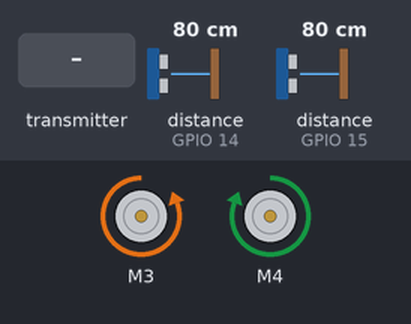
A sketch run on a simulated ESP32. Parts: 2 × DC motor (green arrow = forward, orange = backward, longer = faster). Inputs (shaded band) come from the test bench; at power-on: distance to the obstacle (sensors on GPIO 14, GPIO 15) 80 cm. The echo pulse lasts 58.3 µs per cm; WiFi joins after 1.5 s; servers stay silent unless stated; what the sketch prints to the serial monitor is not drawn.

Above: at 4.0 s.
4.1 s: distance to the obstacle (sensor on GPIO 14) set to 11 cm
5.6 s: distance to the obstacle (sensor on GPIO 14) set to 8 cm
At 5.86 s:
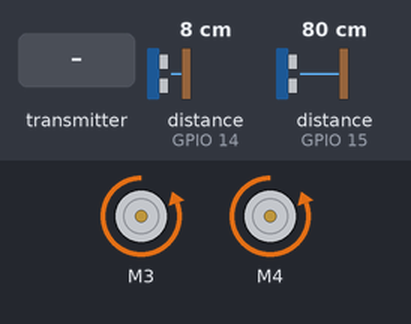
8.6 s: the transmitter starts sending xAxis = 1024
11.6 s: the transmitter starts sending buttonPressed = 1
14.6 s: the transmitter starts sending buttonPressed = 0
17.6 s: distance to the obstacle (sensor on GPIO 14) set to 120 cm
At 18.4 s:
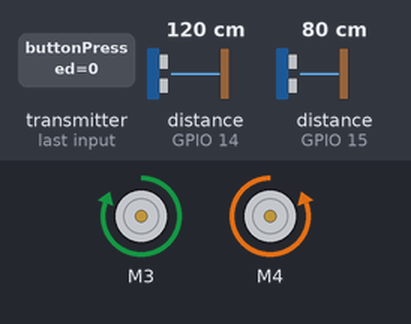
Timing chart, 0 to 20.1 s (numbered marks = the images above; inputs shaded):
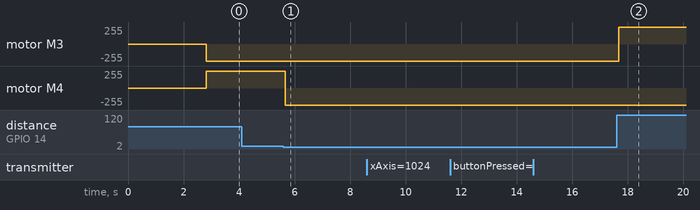

Measured:
- the behaviour switches between 10 and 9 cm on distance to the obstacle (sensor on GPIO 14) (found by bisection; images 0 and 1)
- after the input at 5.6 s, motor M4: forward 255/255 → backward 255/255 after 0.06 s

The sketch:

brokenreceiver.ino
```cpp
/* ---Robo auto--- */
#define BLYNK_TEMPLATE_ID "TMPL4NzoU4s43"
#define BLYNK_TEMPLATE_NAME "ESP32"
#define BLYNK_AUTH_TOKEN "3hW-dEq28Qg57_uU71O1HZcI8uYFTCmC"

#include <WiFi.h>
#include <Adafruit_MotorShield.h>
#include <Wire.h>
#include <BlynkSimpleEsp32.h>
#include <NewPing.h>
#include <esp_now.h>

// Rakenne tietojen vastaanottamiseen
typedef struct struct_message {
  int xAxis;
  int yAxis;
  bool buttonPressed;
} struct_message;

// Muuttuja saapuville tiedoille
struct_message incomingData;

#define FORWARD 1
#define BACKWARD 2
#define LEFT 3
#define RIGHT 4
#define STOP 5

// WiFi-tiedot
const char* ssid = "TVT-WLAN";
const char* password = "salasana";

// Blynk-tunnukset
char auth[] = "3hW-dEq28Qg57_uU71O1HZcI8uYFTCmC";
char server[] = "blynk-cloud.com";
#define BLYNK_PRINT Serial

// Moottorisuoja ja moottorien määrittely
Adafruit_MotorShield AFMS = Adafruit_MotorShield();
Adafruit_DCMotor* myMotor1;
Adafruit_DCMotor* myMotor2;

int speed = 255;

// Ultraäänisensorien pinnit ja maksimietäisyys
#define FRONT_TRIGGER_PIN 32
#define FRONT_ECHO_PIN 14
#define BACK_TRIGGER_PIN 33
#define BACK_ECHO_PIN 15
#define MAX_DISTANCE 200

NewPing frontSonar(FRONT_TRIGGER_PIN, FRONT_ECHO_PIN, MAX_DISTANCE);
NewPing backSonar(BACK_TRIGGER_PIN, BACK_ECHO_PIN, MAX_DISTANCE);

unsigned long previousUltrasonicMillis = 0;
const long ultrasonicInterval = 100;

// Funktio datan vastaanottamiseksi ESP-NOW:n kautta
void OnDataRecv(const esp_now_recv_info *recv_info, const uint8_t *data, int len) {
  memcpy(&incomingData, data, sizeof(incomingData));
  Serial.print("Bytes received: ");
  Serial.println(len);
  Serial.print("xAxis: ");
  Serial.println(incomingData.xAxis);
  Serial.print("yAxis: ");
  Serial.println(incomingData.yAxis);
  Serial.print("Button pressed: ");
  Serial.println(incomingData.buttonPressed);
}

void setup() {
    Serial.begin(115200);

    delay(1000);

    // Blynk-yhteyden aloitus
    Blynk.begin(auth, ssid, password);

    // Moottorisuoja-asetukset
    Serial.println("Setting up Motor Shield");
    AFMS.begin();
    myMotor1 = AFMS.getMotor(3);
    myMotor2 = AFMS.getMotor(4);
    myMotor1->setSpeed(speed);
    myMotor2->setSpeed(speed);

    // Moottorien pysäytys aluksi
    stopMotors();

    // WiFi-asetukset
    WiFi.mode(WIFI_STA);

    // ESP-NOW:n alustus
    if (esp_now_init() != ESP_OK) {
        Serial.println("Error initializing ESP-NOW");
        return;
    }

    // Datan vastaanotto callback-funktion rekisteröinti
    esp_now_register_recv_cb(OnDataRecv);
}

void loop() {
    unsigned long currentMillis = millis();

    // Ultraäänisensorin etäisyyden mittaus tietyin väliajoin
    if (currentMillis - previousUltrasonicMillis >= ultrasonicInterval) {
        previousUltrasonicMillis = currentMillis;

        unsigned int frontDistance = frontSonar.ping_cm();
        unsigned int backDistance = backSonar.ping_cm();

        if (frontDistance > 0 && frontDistance < 10) {
            moveBackwardShort();
        } else if (backDistance > 0 && backDistance < 10) {
            moveForwardShort();
        }
    }
    // Käsitellään joystickin tiedot
    processJoystickData();
}

// Blynk-widgetien käsittelyt
BLYNK_WRITE(V0) {
    speed = param.asInt();
    myMotor1->setSpeed(speed);
    myMotor2->setSpeed(speed);
}

BLYNK_WRITE(V1) {
    int pinValue = param.asInt();
    if (pinValue == 1) {
        Serial.println("Moving forward");
        myMotor1->run(FORWARD);
        myMotor2->run(FORWARD);
    } else {
        stopMotors();
    }
}

BLYNK_WRITE(V2) {
    int pinValue = param.asInt();
    if (pinValue == 1) {
        Serial.println("Moving backward");
        myMotor1->run(BACKWARD);
        myMotor2->run(BACKWARD);
    } else {
        stopMotors();
    }
}

BLYNK_WRITE(V3) {
    int pinValue = param.asInt();
    if (pinValue == 1) {
        Serial.println("Turning left");
        myMotor1->run(BACKWARD);
        myMotor2->run(FORWARD);
    } else {
        stopMotors();
    }
}

BLYNK_WRITE(V4) {
    int pinValue = param.asInt();
    if (pinValue == 1) {
        Serial.println("Turning right");
        myMotor1->run(FORWARD);
        myMotor2->run(BACKWARD);
    } else {
        stopMotors();
    }
}

// Moottorien pysäytys
void stopMotors() {
    Serial.println("Stopping");
    myMotor1->run(RELEASE);
    myMotor2->run(RELEASE);
}

// Lyhyt liike taaksepäin esteen havaittaessa edessä
void moveBackwardShort() {
    Serial.println("Obstacle detected in front! Moving backward briefly.");
    myMotor1->run(BACKWARD);
    myMotor2->run(BACKWARD);
    delay(200);
    stopMotors();
}

// Lyhyt liike eteenpäin esteen havaittaessa takana
void moveForwardShort() {
    Serial.println("Obstacle detected in the back! Moving forward briefly.");
    myMotor1->run(FORWARD);
    myMotor2->run(FORWARD);
    delay(200);
    stopMotors();
}

// Joystick-tietojen käsittely
void processJoystickData() {
    int x = incomingData.xAxis;
    int y = incomingData.yAxis;
    bool buttonPressed = incomingData.buttonPressed;

    Serial.print("Joystick x: ");
    Serial.print(x);
    Serial.print(" y: ");
    Serial.print(y);
    Serial.print(" buttonPressed: ");
    Serial.println(buttonPressed);

    // Jos nappi painettu, pysäytä moottorit
    if (buttonPressed) {
        stopMotors();
        return;
    }

    // Liikkuminen joystickin asentojen mukaan
    if (x < 85) {
        Serial.println("Turning left");
        myMotor1->run(BACKWARD);
        myMotor2->run(FORWARD);
    } else if (x > 170) {
        Serial.println("Turning right");
        myMotor1->run(FORWARD);
        myMotor2->run(BACKWARD);
    } else if (y < 85) {
        Serial.println("Moving backward");
        myMotor1->run(BACKWARD);
        myMotor2->run(BACKWARD);
    } else if (y > 170) {
        Serial.println("Moving forward");
        myMotor1->run(FORWARD);
        myMotor2->run(FORWARD);
    } else {
        stopMotors();
    }
}
```
